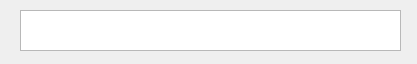
<?xml version="1.0" encoding="UTF-8"?>
<ui version="4.0">
 <class>failwindow</class>
 <widget class="QDialog" name="failwindow">
  <property name="geometry">
   <rect>
    <x>0</x>
    <y>0</y>
    <width>417</width>
    <height>64</height>
   </rect>
  </property>
  <property name="windowTitle">
   <string>Dialog</string>
  </property>
  <widget class="QTextEdit" name="textEdit">
   <property name="geometry">
    <rect>
     <x>20</x>
     <y>10</y>
     <width>381</width>
     <height>41</height>
    </rect>
   </property>
  </widget>
 </widget>
 <resources/>
 <connections/>
</ui>
